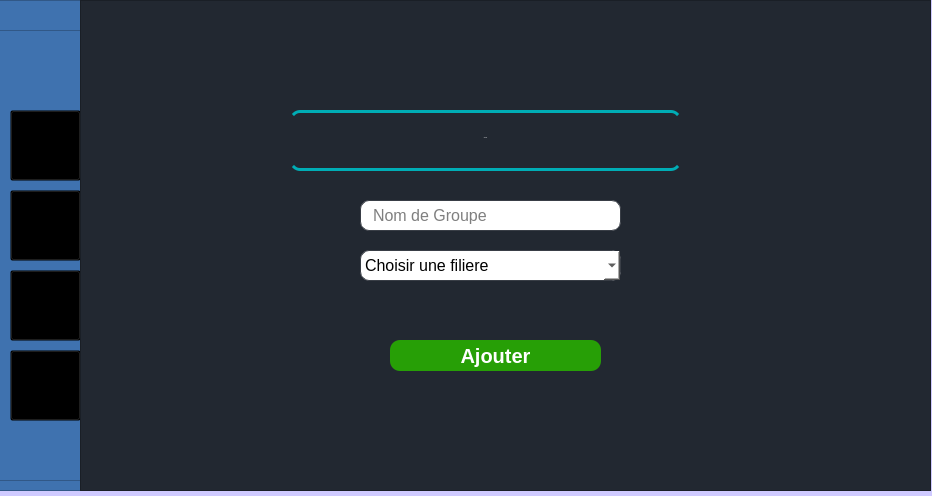
<?xml version="1.0" encoding="UTF-8"?>
<ui version="4.0">
 <class>Form</class>
 <widget class="QWidget" name="Form">
  <property name="geometry">
   <rect>
    <x>0</x>
    <y>0</y>
    <width>932</width>
    <height>496</height>
   </rect>
  </property>
  <property name="windowTitle">
   <string>Form</string>
  </property>
  <property name="styleSheet">
   <string notr="true">

QLineEdit{
border:2px Solid rgb(255, 170, 34);
	border-radius:10px;
padding-left:10px;
color:rgb(255, 255, 255)

}

QWidget{
background-color:rgb(0, 0, 0);	
background-color:rgb(207, 202, 255);
	
}</string>
  </property>
  <widget class="QFrame" name="inscription_stg">
   <property name="geometry">
    <rect>
     <x>80</x>
     <y>0</y>
     <width>851</width>
     <height>491</height>
    </rect>
   </property>
   <property name="sizePolicy">
    <sizepolicy hsizetype="Preferred" vsizetype="Preferred">
     <horstretch>0</horstretch>
     <verstretch>0</verstretch>
    </sizepolicy>
   </property>
   <property name="styleSheet">
    <string notr="true">background : #222831;
</string>
   </property>
   <property name="frameShape">
    <enum>QFrame::StyledPanel</enum>
   </property>
   <property name="frameShadow">
    <enum>QFrame::Raised</enum>
   </property>
   <widget class="QLabel" name="label_6">
    <property name="geometry">
     <rect>
      <x>210</x>
      <y>110</y>
      <width>391</width>
      <height>61</height>
     </rect>
    </property>
    <property name="font">
     <font>
      <pointsize>-1</pointsize>
      <weight>50</weight>
      <italic>false</italic>
      <bold>false</bold>
     </font>
    </property>
    <property name="styleSheet">
     <string notr="true">QLabel
{
	color: rgb(255, 255, 255);
	border-top:3px solid #00ADB5;
	border-bottom:3px solid #00ADB5;
	background-color:transparent;
	padding:5px 5px 10px ;
    border-radius: 10px;
	font: 30px rgb(255,255,255);
}</string>
    </property>
    <property name="text">
     <string>Inscription Stagiaire</string>
    </property>
    <property name="scaledContents">
     <bool>false</bool>
    </property>
    <property name="alignment">
     <set>Qt::AlignCenter</set>
    </property>
    <property name="wordWrap">
     <bool>true</bool>
    </property>
   </widget>
   <widget class="QLineEdit" name="inscription_nom">
    <property name="geometry">
     <rect>
      <x>190</x>
      <y>200</y>
      <width>211</width>
      <height>31</height>
     </rect>
    </property>
    <property name="font">
     <font>
      <pointsize>-1</pointsize>
     </font>
    </property>
    <property name="autoFillBackground">
     <bool>false</bool>
    </property>
    <property name="styleSheet">
     <string notr="true">background : white ;
color : black;
border : 1px solid #393E46;
font-size : 16px;</string>
    </property>
    <property name="placeholderText">
     <string>Nom</string>
    </property>
   </widget>
   <widget class="QLineEdit" name="inscription_telephone">
    <property name="geometry">
     <rect>
      <x>190</x>
      <y>290</y>
      <width>431</width>
      <height>31</height>
     </rect>
    </property>
    <property name="font">
     <font>
      <pointsize>-1</pointsize>
     </font>
    </property>
    <property name="autoFillBackground">
     <bool>false</bool>
    </property>
    <property name="styleSheet">
     <string notr="true">border-radius : 9px ;
background : white ;
color : black;
border : 1px solid #393E46;
font-size : 16px;</string>
    </property>
    <property name="placeholderText">
     <string>Téléphone</string>
    </property>
   </widget>
   <widget class="QLineEdit" name="inscription_adresse">
    <property name="geometry">
     <rect>
      <x>190</x>
      <y>330</y>
      <width>431</width>
      <height>31</height>
     </rect>
    </property>
    <property name="font">
     <font>
      <pointsize>-1</pointsize>
     </font>
    </property>
    <property name="autoFillBackground">
     <bool>false</bool>
    </property>
    <property name="styleSheet">
     <string notr="true">

background : white ;
color : black;
border : 1px solid #393E46;
font-size : 16px;</string>
    </property>
    <property name="placeholderText">
     <string>Adresse</string>
    </property>
   </widget>
   <widget class="QLineEdit" name="inscription_prenom">
    <property name="geometry">
     <rect>
      <x>420</x>
      <y>200</y>
      <width>201</width>
      <height>31</height>
     </rect>
    </property>
    <property name="font">
     <font>
      <pointsize>-1</pointsize>
     </font>
    </property>
    <property name="autoFillBackground">
     <bool>false</bool>
    </property>
    <property name="styleSheet">
     <string notr="true">background : white ;
color : black;
border : 1px solid #393E46;
font-size : 16px;</string>
    </property>
    <property name="placeholderText">
     <string>Prenom</string>
    </property>
   </widget>
   <widget class="QPushButton" name="inscription_valider">
    <property name="geometry">
     <rect>
      <x>320</x>
      <y>420</y>
      <width>181</width>
      <height>31</height>
     </rect>
    </property>
    <property name="styleSheet">
     <string notr="true">QPushButton{
	 background-color: rgb(39, 159, 6);
border-radius:10px;
font:bold 20px;
	color:white;
}

QPushButton:pressed
{

  background-color:rgb(58, 239, 248);     
border-radius:10px;
}



</string>
    </property>
    <property name="text">
     <string>Valider</string>
    </property>
    <property name="shortcut">
     <string>Return</string>
    </property>
   </widget>
   <widget class="QComboBox" name="inscription_filiere">
    <property name="geometry">
     <rect>
      <x>190</x>
      <y>250</y>
      <width>201</width>
      <height>31</height>
     </rect>
    </property>
    <property name="styleSheet">
     <string notr="true">border : 2px solid orange ; 
border-radius : 9px ;

background : white ;
color : black;
border : 1px solid #393E46;
font-size : 16px;</string>
    </property>
    <item>
     <property name="text">
      <string>Choisir une filiere</string>
     </property>
    </item>
   </widget>
   <widget class="QComboBox" name="inscription_groupe">
    <property name="geometry">
     <rect>
      <x>420</x>
      <y>250</y>
      <width>201</width>
      <height>31</height>
     </rect>
    </property>
    <property name="contextMenuPolicy">
     <enum>Qt::DefaultContextMenu</enum>
    </property>
    <property name="autoFillBackground">
     <bool>false</bool>
    </property>
    <property name="styleSheet">
     <string notr="true">border : 2px solid orange ; 
border-radius : 9px ;

background : white ;
color : black;
border : 1px solid #393E46;
font-size : 16px;</string>
    </property>
    <item>
     <property name="text">
      <string>Choisir un groupe</string>
     </property>
    </item>
   </widget>
  </widget>
  <widget class="QFrame" name="filiere">
   <property name="geometry">
    <rect>
     <x>80</x>
     <y>0</y>
     <width>851</width>
     <height>491</height>
    </rect>
   </property>
   <property name="styleSheet">
    <string notr="true">background : #222831;</string>
   </property>
   <property name="frameShape">
    <enum>QFrame::StyledPanel</enum>
   </property>
   <property name="frameShadow">
    <enum>QFrame::Raised</enum>
   </property>
   <widget class="QLabel" name="label_8">
    <property name="geometry">
     <rect>
      <x>210</x>
      <y>110</y>
      <width>391</width>
      <height>61</height>
     </rect>
    </property>
    <property name="font">
     <font>
      <pointsize>-1</pointsize>
      <weight>50</weight>
      <italic>false</italic>
      <bold>false</bold>
     </font>
    </property>
    <property name="styleSheet">
     <string notr="true">QLabel
{
	color: rgb(255, 255, 255);
	border-top:3px solid #00ADB5;
	border-bottom:3px solid #00ADB5;
	background-color:transparent;
	padding:5px 5px 10px ;
    border-radius: 10px;
	font: 30px rgb(255,255,255);
}</string>
    </property>
    <property name="text">
     <string> Filière</string>
    </property>
    <property name="scaledContents">
     <bool>false</bool>
    </property>
    <property name="alignment">
     <set>Qt::AlignCenter</set>
    </property>
    <property name="wordWrap">
     <bool>true</bool>
    </property>
   </widget>
   <widget class="QPushButton" name="filiere_valider">
    <property name="geometry">
     <rect>
      <x>310</x>
      <y>280</y>
      <width>211</width>
      <height>31</height>
     </rect>
    </property>
    <property name="styleSheet">
     <string notr="true">QPushButton{
	 background-color: rgb(39, 159, 6);
border-radius:10px;
font:bold 20px;
	color:white;
}

QPushButton:pressed
{

  background-color:rgb(58, 239, 248);     
border-radius:10px;
}



</string>
    </property>
    <property name="text">
     <string>AJOUTER</string>
    </property>
    <property name="shortcut">
     <string>Return</string>
    </property>
   </widget>
   <widget class="QLineEdit" name="Nom_filiere">
    <property name="geometry">
     <rect>
      <x>270</x>
      <y>210</y>
      <width>301</width>
      <height>31</height>
     </rect>
    </property>
    <property name="font">
     <font>
      <pointsize>-1</pointsize>
     </font>
    </property>
    <property name="autoFillBackground">
     <bool>false</bool>
    </property>
    <property name="styleSheet">
     <string notr="true">border-radius : 9px ;
background : white ;
color : black;
border : 1px solid #393E46;
font-size : 16px;</string>
    </property>
    <property name="placeholderText">
     <string>Nom Filière</string>
    </property>
   </widget>
  </widget>
  <widget class="QFrame" name="groupe">
   <property name="geometry">
    <rect>
     <x>80</x>
     <y>0</y>
     <width>851</width>
     <height>491</height>
    </rect>
   </property>
   <property name="styleSheet">
    <string notr="true">background : #222831;


</string>
   </property>
   <property name="frameShape">
    <enum>QFrame::StyledPanel</enum>
   </property>
   <property name="frameShadow">
    <enum>QFrame::Raised</enum>
   </property>
   <widget class="QLabel" name="label_9">
    <property name="geometry">
     <rect>
      <x>210</x>
      <y>110</y>
      <width>391</width>
      <height>61</height>
     </rect>
    </property>
    <property name="font">
     <font>
      <pointsize>-1</pointsize>
      <weight>50</weight>
      <italic>false</italic>
      <bold>false</bold>
     </font>
    </property>
    <property name="styleSheet">
     <string notr="true">QLabel
{
	color: rgb(255, 255, 255);
	border-top:3px solid #00ADB5;
	border-bottom:3px solid #00ADB5;
	background-color:transparent;
	padding:5px 5px 10px ;
    border-radius: 10px;
	font: 30px rgb(255,255,255);
}</string>
    </property>
    <property name="text">
     <string>Groupe</string>
    </property>
    <property name="scaledContents">
     <bool>false</bool>
    </property>
    <property name="alignment">
     <set>Qt::AlignCenter</set>
    </property>
    <property name="wordWrap">
     <bool>true</bool>
    </property>
   </widget>
   <widget class="QPushButton" name="groupe_valider">
    <property name="geometry">
     <rect>
      <x>310</x>
      <y>340</y>
      <width>211</width>
      <height>31</height>
     </rect>
    </property>
    <property name="styleSheet">
     <string notr="true">QPushButton{
	 background-color: rgb(39, 159, 6);
border-radius:10px;
font:bold 20px;
	color:white;
}

QPushButton:pressed
{

  background-color:rgb(58, 239, 248);     
border-radius:10px;
}



</string>
    </property>
    <property name="text">
     <string>Ajouter</string>
    </property>
    <property name="shortcut">
     <string>Return</string>
    </property>
   </widget>
   <widget class="QComboBox" name="drop_filiere">
    <property name="geometry">
     <rect>
      <x>280</x>
      <y>250</y>
      <width>261</width>
      <height>31</height>
     </rect>
    </property>
    <property name="styleSheet">
     <string notr="true">border-radius : 9px ;
background : white ;
color : black;
border : 1px solid #393E46;
font-size : 16px;</string>
    </property>
    <item>
     <property name="text">
      <string>Choisir une filiere</string>
     </property>
    </item>
   </widget>
   <widget class="QLineEdit" name="Nom_groupe">
    <property name="geometry">
     <rect>
      <x>280</x>
      <y>200</y>
      <width>261</width>
      <height>31</height>
     </rect>
    </property>
    <property name="font">
     <font>
      <pointsize>-1</pointsize>
     </font>
    </property>
    <property name="autoFillBackground">
     <bool>false</bool>
    </property>
    <property name="styleSheet">
     <string notr="true">border-radius : 9px ;
background : white ;
color : black;
border : 1px solid #393E46;
font-size : 16px;</string>
    </property>
    <property name="placeholderText">
     <string>Nom de Groupe</string>
    </property>
   </widget>
  </widget>
  <widget class="QFrame" name="liste_de_stagiaire_inscrit">
   <property name="enabled">
    <bool>true</bool>
   </property>
   <property name="geometry">
    <rect>
     <x>80</x>
     <y>0</y>
     <width>851</width>
     <height>491</height>
    </rect>
   </property>
   <property name="styleSheet">
    <string notr="true">background : #222831;</string>
   </property>
   <property name="frameShape">
    <enum>QFrame::StyledPanel</enum>
   </property>
   <property name="frameShadow">
    <enum>QFrame::Raised</enum>
   </property>
   <widget class="QLabel" name="label_2">
    <property name="geometry">
     <rect>
      <x>230</x>
      <y>10</y>
      <width>401</width>
      <height>61</height>
     </rect>
    </property>
    <property name="font">
     <font>
      <pointsize>-1</pointsize>
      <weight>50</weight>
      <italic>false</italic>
      <bold>false</bold>
     </font>
    </property>
    <property name="styleSheet">
     <string notr="true">QLabel
{
	color: rgb(255, 255, 255);
	border-top:3px solid #00ADB5;
	border-bottom:3px solid #00ADB5;
	background-color:transparent;
	padding:5px 5px 10px ;
    border-radius: 10px;
	font: 30px rgb(255,255,255);
}</string>
    </property>
    <property name="text">
     <string>Liste des Stagiaires inscrit</string>
    </property>
    <property name="scaledContents">
     <bool>false</bool>
    </property>
    <property name="alignment">
     <set>Qt::AlignCenter</set>
    </property>
    <property name="wordWrap">
     <bool>true</bool>
    </property>
   </widget>
   <widget class="QTableWidget" name="table_liste">
    <property name="geometry">
     <rect>
      <x>30</x>
      <y>130</y>
      <width>811</width>
      <height>351</height>
     </rect>
    </property>
    <property name="styleSheet">
     <string notr="true">width : 100%;
background : #EEEEEE;
border-radius : 6px;</string>
    </property>
    <property name="editTriggers">
     <set>QAbstractItemView::NoEditTriggers</set>
    </property>
    <property name="showDropIndicator" stdset="0">
     <bool>false</bool>
    </property>
    <property name="showGrid">
     <bool>false</bool>
    </property>
    <property name="gridStyle">
     <enum>Qt::NoPen</enum>
    </property>
    <property name="cornerButtonEnabled">
     <bool>false</bool>
    </property>
    <attribute name="horizontalHeaderShowSortIndicator" stdset="0">
     <bool>false</bool>
    </attribute>
    <attribute name="verticalHeaderShowSortIndicator" stdset="0">
     <bool>false</bool>
    </attribute>
    <column>
     <property name="text">
      <string>Code_Stagiaire</string>
     </property>
    </column>
    <column>
     <property name="text">
      <string>Nom</string>
     </property>
    </column>
    <column>
     <property name="text">
      <string>Prenom</string>
     </property>
    </column>
    <column>
     <property name="text">
      <string>Filière</string>
     </property>
    </column>
    <column>
     <property name="text">
      <string>Groupe</string>
     </property>
    </column>
    <column>
     <property name="text">
      <string>Téléphone</string>
     </property>
    </column>
    <column>
     <property name="text">
      <string>Adresse</string>
     </property>
    </column>
   </widget>
   <widget class="QLineEdit" name="Zone_search">
    <property name="geometry">
     <rect>
      <x>30</x>
      <y>90</y>
      <width>271</width>
      <height>31</height>
     </rect>
    </property>
    <property name="styleSheet">
     <string notr="true">
  background-color: #fff;
  border: 1px solid #d5d9d9;
  border-radius: 8px;
  box-shadow: rgba(213, 217, 217, .5) 0 2px 5px 0;
  box-sizing: border-box;
  color: #0f1111;
  display: inline-block;
  font-family: &quot;Amazon Ember&quot;,sans-serif;
  font-size: 13px;
  line-height: 29px;
  padding: 0 10px 0 11px;
  position: relative;
  text-align: center;
  vertical-align: middle;
  width: 100px;
</string>
    </property>
    <property name="placeholderText">
     <string>Chercher par nom</string>
    </property>
   </widget>
   <widget class="QPushButton" name="search_btn">
    <property name="geometry">
     <rect>
      <x>310</x>
      <y>90</y>
      <width>91</width>
      <height>31</height>
     </rect>
    </property>
    <property name="styleSheet">
     <string notr="true">



QPushButton{
	 background-color: #3282B8;
	border-radius: 10px;
	border-radius: 10px;
	color : white;
}

QPushButton:pressed
{

background-color:white;     
color :#3282B8;
border-radius:10px;
}

</string>
    </property>
    <property name="text">
     <string>Search</string>
    </property>
    <property name="shortcut">
     <string>Return</string>
    </property>
   </widget>
   <widget class="QLineEdit" name="zone_supp">
    <property name="geometry">
     <rect>
      <x>470</x>
      <y>90</y>
      <width>271</width>
      <height>31</height>
     </rect>
    </property>
    <property name="styleSheet">
     <string notr="true">
  background-color: #fff;
  border: 1px solid #d5d9d9;
  border-radius: 8px;
  box-shadow: rgba(213, 217, 217, .5) 0 2px 5px 0;
  box-sizing: border-box;
  color: #0f1111;
  display: inline-block;
  font-family: &quot;Amazon Ember&quot;,sans-serif;
  font-size: 13px;
  line-height: 29px;
  padding: 0 10px 0 11px;
  position: relative;
  text-align: center;
  vertical-align: middle;
  width: 100px;
</string>
    </property>
    <property name="placeholderText">
     <string>Supprimer par code_Stagaire</string>
    </property>
   </widget>
   <widget class="QPushButton" name="delete_btn">
    <property name="geometry">
     <rect>
      <x>750</x>
      <y>90</y>
      <width>91</width>
      <height>31</height>
     </rect>
    </property>
    <property name="styleSheet">
     <string notr="true">



QPushButton{
	  background-color: tomato;
	border-radius: 10px;
	color : white;
}

QPushButton:pressed
{

background-color:white;     
color :tomato;
border-radius:10px;
}

</string>
    </property>
    <property name="text">
     <string>Delete</string>
    </property>
    <property name="shortcut">
     <string>Del</string>
    </property>
   </widget>
   <widget class="QPushButton" name="refresh">
    <property name="geometry">
     <rect>
      <x>420</x>
      <y>90</y>
      <width>31</width>
      <height>31</height>
     </rect>
    </property>
    <property name="styleSheet">
     <string notr="true">

QPushButton{
background:transparent;
border : none;
}

QPushButton:pressed
{

background-color: #3795BD;     
border-radius:10px;
}

QPushButton:hover:!pressed
{
border-top-left-radius: 9px 9px;
border-bottom-left-radius: 9px 9px;
background : #222831;

	
}
</string>
    </property>
    <property name="text">
     <string/>
    </property>
    <property name="icon">
     <iconset resource="images/icons_.qrc">
      <normaloff>:/icons/icons8-rotate-left-30.png</normaloff>:/icons/icons8-rotate-left-30.png</iconset>
    </property>
    <property name="iconSize">
     <size>
      <width>60</width>
      <height>60</height>
     </size>
    </property>
   </widget>
  </widget>
  <widget class="QFrame" name="Side_bar">
   <property name="geometry">
    <rect>
     <x>-40</x>
     <y>0</y>
     <width>151</width>
     <height>491</height>
    </rect>
   </property>
   <property name="sizePolicy">
    <sizepolicy hsizetype="Preferred" vsizetype="Preferred">
     <horstretch>0</horstretch>
     <verstretch>0</verstretch>
    </sizepolicy>
   </property>
   <property name="styleSheet">
    <string notr="true"> background-color: #3F72AF;


</string>
   </property>
   <property name="frameShape">
    <enum>QFrame::StyledPanel</enum>
   </property>
   <property name="frameShadow">
    <enum>QFrame::Raised</enum>
   </property>
   <widget class="QFrame" name="frame">
    <property name="geometry">
     <rect>
      <x>10</x>
      <y>30</y>
      <width>131</width>
      <height>451</height>
     </rect>
    </property>
    <property name="styleSheet">
     <string notr="true">
QPushButton{
background:transparent;
}

QPushButton:pressed
{

background-color: #3795BD;     
border-radius:10px;
}

QPushButton:hover:!pressed
{
border-top-left-radius: 9px 9px;
border-bottom-left-radius: 9px 9px;
background : #222831;

	
}
</string>
    </property>
    <property name="frameShape">
     <enum>QFrame::StyledPanel</enum>
    </property>
    <property name="frameShadow">
     <enum>QFrame::Raised</enum>
    </property>
    <widget class="QPushButton" name="pushButtonstagiaire">
     <property name="geometry">
      <rect>
       <x>40</x>
       <y>80</y>
       <width>71</width>
       <height>71</height>
      </rect>
     </property>
     <property name="font">
      <font>
       <kerning>true</kerning>
      </font>
     </property>
     <property name="cursor">
      <cursorShape>PointingHandCursor</cursorShape>
     </property>
     <property name="autoFillBackground">
      <bool>false</bool>
     </property>
     <property name="styleSheet">
      <string notr="true"/>
     </property>
     <property name="text">
      <string/>
     </property>
     <property name="icon">
      <iconset resource="images/icons_.qrc">
       <normaloff>:/icons/95a6bd9b-5a25-4a55-81ad-47849ae48060.png</normaloff>:/icons/95a6bd9b-5a25-4a55-81ad-47849ae48060.png</iconset>
     </property>
     <property name="iconSize">
      <size>
       <width>60</width>
       <height>60</height>
      </size>
     </property>
    </widget>
    <widget class="QPushButton" name="pushButtoninscription">
     <property name="geometry">
      <rect>
       <x>40</x>
       <y>160</y>
       <width>71</width>
       <height>71</height>
      </rect>
     </property>
     <property name="cursor">
      <cursorShape>PointingHandCursor</cursorShape>
     </property>
     <property name="styleSheet">
      <string notr="true"/>
     </property>
     <property name="text">
      <string/>
     </property>
     <property name="icon">
      <iconset resource="images/icons_.qrc">
       <normaloff>:/icons/a7cb7b62-1b16-44ed-82b1-8bac7f128453.png</normaloff>:/icons/a7cb7b62-1b16-44ed-82b1-8bac7f128453.png</iconset>
     </property>
     <property name="iconSize">
      <size>
       <width>60</width>
       <height>60</height>
      </size>
     </property>
    </widget>
    <widget class="QPushButton" name="pushButtonfiliere">
     <property name="geometry">
      <rect>
       <x>40</x>
       <y>240</y>
       <width>71</width>
       <height>71</height>
      </rect>
     </property>
     <property name="cursor">
      <cursorShape>PointingHandCursor</cursorShape>
     </property>
     <property name="autoFillBackground">
      <bool>false</bool>
     </property>
     <property name="styleSheet">
      <string notr="true">padding-bottom:10px</string>
     </property>
     <property name="text">
      <string/>
     </property>
     <property name="icon">
      <iconset resource="images/icons_.qrc">
       <normaloff>:/icons/fa352ad1-3fd5-4c0d-8aa1-7a5c50fae3e9.png</normaloff>:/icons/fa352ad1-3fd5-4c0d-8aa1-7a5c50fae3e9.png</iconset>
     </property>
     <property name="iconSize">
      <size>
       <width>60</width>
       <height>60</height>
      </size>
     </property>
    </widget>
    <widget class="QPushButton" name="pushButtongroupe">
     <property name="geometry">
      <rect>
       <x>40</x>
       <y>320</y>
       <width>71</width>
       <height>71</height>
      </rect>
     </property>
     <property name="cursor">
      <cursorShape>PointingHandCursor</cursorShape>
     </property>
     <property name="styleSheet">
      <string notr="true"/>
     </property>
     <property name="text">
      <string/>
     </property>
     <property name="icon">
      <iconset resource="images/icons_.qrc">
       <normaloff>:/icons/ed69ebb0-2038-4f50-9e4f-14b4c6ce9822.png</normaloff>:/icons/ed69ebb0-2038-4f50-9e4f-14b4c6ce9822.png</iconset>
     </property>
     <property name="iconSize">
      <size>
       <width>60</width>
       <height>60</height>
      </size>
     </property>
    </widget>
   </widget>
  </widget>
  <zorder>Side_bar</zorder>
  <zorder>inscription_stg</zorder>
  <zorder>liste_de_stagiaire_inscrit</zorder>
  <zorder>filiere</zorder>
  <zorder>groupe</zorder>
 </widget>
 <tabstops>
  <tabstop>table_liste</tabstop>
  <tabstop>Nom_groupe</tabstop>
  <tabstop>drop_filiere</tabstop>
  <tabstop>groupe_valider</tabstop>
  <tabstop>Nom_filiere</tabstop>
  <tabstop>inscription_nom</tabstop>
  <tabstop>inscription_prenom</tabstop>
  <tabstop>inscription_filiere</tabstop>
  <tabstop>inscription_groupe</tabstop>
  <tabstop>inscription_telephone</tabstop>
  <tabstop>inscription_adresse</tabstop>
  <tabstop>inscription_valider</tabstop>
  <tabstop>Zone_search</tabstop>
  <tabstop>search_btn</tabstop>
  <tabstop>refresh</tabstop>
  <tabstop>zone_supp</tabstop>
  <tabstop>delete_btn</tabstop>
  <tabstop>pushButtoninscription</tabstop>
  <tabstop>filiere_valider</tabstop>
  <tabstop>pushButtonstagiaire</tabstop>
  <tabstop>pushButtongroupe</tabstop>
  <tabstop>pushButtonfiliere</tabstop>
 </tabstops>
 <resources>
  <include location="images/icons_.qrc"/>
 </resources>
 <connections>
  <connection>
   <sender>pushButtoninscription</sender>
   <signal>clicked()</signal>
   <receiver>liste_de_stagiaire_inscrit</receiver>
   <slot>hide()</slot>
   <hints>
    <hint type="sourcelabel">
     <x>9</x>
     <y>156</y>
    </hint>
    <hint type="destinationlabel">
     <x>420</x>
     <y>363</y>
    </hint>
   </hints>
  </connection>
  <connection>
   <sender>pushButtonfiliere</sender>
   <signal>clicked()</signal>
   <receiver>filiere</receiver>
   <slot>show()</slot>
   <hints>
    <hint type="sourcelabel">
     <x>20</x>
     <y>277</y>
    </hint>
    <hint type="destinationlabel">
     <x>88</x>
     <y>625</y>
    </hint>
   </hints>
  </connection>
  <connection>
   <sender>pushButtoninscription</sender>
   <signal>clicked()</signal>
   <receiver>inscription_stg</receiver>
   <slot>show()</slot>
   <hints>
    <hint type="sourcelabel">
     <x>25</x>
     <y>187</y>
    </hint>
    <hint type="destinationlabel">
     <x>112</x>
     <y>115</y>
    </hint>
   </hints>
  </connection>
  <connection>
   <sender>pushButtoninscription</sender>
   <signal>clicked()</signal>
   <receiver>groupe</receiver>
   <slot>hide()</slot>
   <hints>
    <hint type="sourcelabel">
     <x>18</x>
     <y>177</y>
    </hint>
    <hint type="destinationlabel">
     <x>514</x>
     <y>137</y>
    </hint>
   </hints>
  </connection>
  <connection>
   <sender>pushButtoninscription</sender>
   <signal>clicked()</signal>
   <receiver>filiere</receiver>
   <slot>hide()</slot>
   <hints>
    <hint type="sourcelabel">
     <x>11</x>
     <y>203</y>
    </hint>
    <hint type="destinationlabel">
     <x>90</x>
     <y>631</y>
    </hint>
   </hints>
  </connection>
  <connection>
   <sender>pushButtonfiliere</sender>
   <signal>clicked()</signal>
   <receiver>inscription_stg</receiver>
   <slot>hide()</slot>
   <hints>
    <hint type="sourcelabel">
     <x>14</x>
     <y>243</y>
    </hint>
    <hint type="destinationlabel">
     <x>116</x>
     <y>222</y>
    </hint>
   </hints>
  </connection>
  <connection>
   <sender>pushButtonfiliere</sender>
   <signal>clicked()</signal>
   <receiver>groupe</receiver>
   <slot>hide()</slot>
   <hints>
    <hint type="sourcelabel">
     <x>52</x>
     <y>241</y>
    </hint>
    <hint type="destinationlabel">
     <x>517</x>
     <y>204</y>
    </hint>
   </hints>
  </connection>
  <connection>
   <sender>pushButtoninscription</sender>
   <signal>clicked()</signal>
   <receiver>liste_de_stagiaire_inscrit</receiver>
   <slot>hide()</slot>
   <hints>
    <hint type="sourcelabel">
     <x>58</x>
     <y>162</y>
    </hint>
    <hint type="destinationlabel">
     <x>382</x>
     <y>402</y>
    </hint>
   </hints>
  </connection>
  <connection>
   <sender>pushButtonstagiaire</sender>
   <signal>clicked()</signal>
   <receiver>groupe</receiver>
   <slot>hide()</slot>
   <hints>
    <hint type="sourcelabel">
     <x>57</x>
     <y>101</y>
    </hint>
    <hint type="destinationlabel">
     <x>538</x>
     <y>91</y>
    </hint>
   </hints>
  </connection>
  <connection>
   <sender>pushButtonstagiaire</sender>
   <signal>clicked()</signal>
   <receiver>liste_de_stagiaire_inscrit</receiver>
   <slot>show()</slot>
   <hints>
    <hint type="sourcelabel">
     <x>19</x>
     <y>83</y>
    </hint>
    <hint type="destinationlabel">
     <x>378</x>
     <y>380</y>
    </hint>
   </hints>
  </connection>
  <connection>
   <sender>pushButtonstagiaire</sender>
   <signal>clicked()</signal>
   <receiver>liste_de_stagiaire_inscrit</receiver>
   <slot>show()</slot>
   <hints>
    <hint type="sourcelabel">
     <x>14</x>
     <y>89</y>
    </hint>
    <hint type="destinationlabel">
     <x>396</x>
     <y>353</y>
    </hint>
   </hints>
  </connection>
  <connection>
   <sender>pushButtonstagiaire</sender>
   <signal>clicked()</signal>
   <receiver>inscription_stg</receiver>
   <slot>hide()</slot>
   <hints>
    <hint type="sourcelabel">
     <x>20</x>
     <y>78</y>
    </hint>
    <hint type="destinationlabel">
     <x>94</x>
     <y>77</y>
    </hint>
   </hints>
  </connection>
  <connection>
   <sender>pushButtonfiliere</sender>
   <signal>clicked()</signal>
   <receiver>liste_de_stagiaire_inscrit</receiver>
   <slot>hide()</slot>
   <hints>
    <hint type="sourcelabel">
     <x>52</x>
     <y>293</y>
    </hint>
    <hint type="destinationlabel">
     <x>411</x>
     <y>403</y>
    </hint>
   </hints>
  </connection>
  <connection>
   <sender>pushButtonstagiaire</sender>
   <signal>clicked()</signal>
   <receiver>filiere</receiver>
   <slot>hide()</slot>
   <hints>
    <hint type="sourcelabel">
     <x>20</x>
     <y>83</y>
    </hint>
    <hint type="destinationlabel">
     <x>84</x>
     <y>535</y>
    </hint>
   </hints>
  </connection>
  <connection>
   <sender>pushButtongroupe</sender>
   <signal>clicked()</signal>
   <receiver>groupe</receiver>
   <slot>show()</slot>
   <hints>
    <hint type="sourcelabel">
     <x>34</x>
     <y>349</y>
    </hint>
    <hint type="destinationlabel">
     <x>533</x>
     <y>50</y>
    </hint>
   </hints>
  </connection>
  <connection>
   <sender>pushButtongroupe</sender>
   <signal>clicked()</signal>
   <receiver>inscription_stg</receiver>
   <slot>hide()</slot>
   <hints>
    <hint type="sourcelabel">
     <x>46</x>
     <y>344</y>
    </hint>
    <hint type="destinationlabel">
     <x>137</x>
     <y>338</y>
    </hint>
   </hints>
  </connection>
  <connection>
   <sender>pushButtongroupe</sender>
   <signal>clicked()</signal>
   <receiver>liste_de_stagiaire_inscrit</receiver>
   <slot>hide()</slot>
   <hints>
    <hint type="sourcelabel">
     <x>28</x>
     <y>325</y>
    </hint>
    <hint type="destinationlabel">
     <x>422</x>
     <y>392</y>
    </hint>
   </hints>
  </connection>
  <connection>
   <sender>pushButtongroupe</sender>
   <signal>clicked()</signal>
   <receiver>filiere</receiver>
   <slot>hide()</slot>
   <hints>
    <hint type="sourcelabel">
     <x>49</x>
     <y>372</y>
    </hint>
    <hint type="destinationlabel">
     <x>114</x>
     <y>493</y>
    </hint>
   </hints>
  </connection>
 </connections>
</ui>
